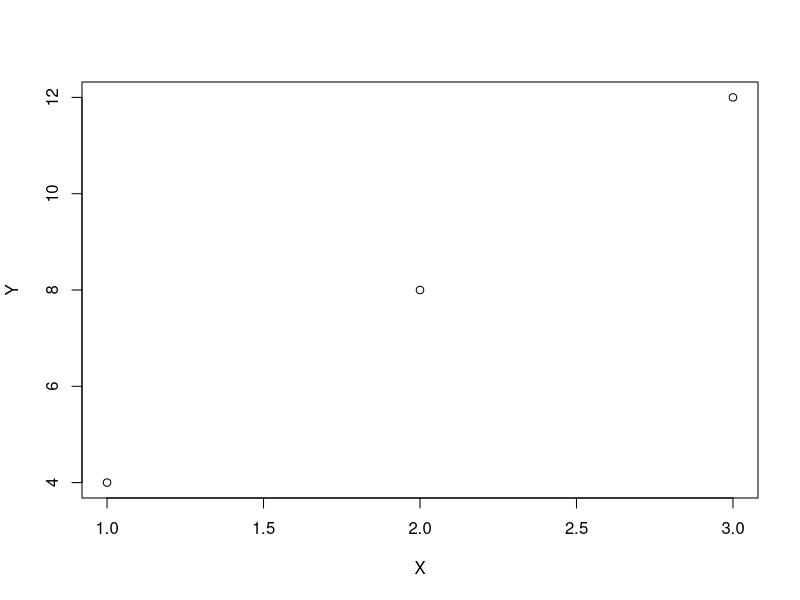

The R source for this figure: (Note: this script raises an error after producing the figure.)
# R basics (similar to matlab for lecture 2)
# seis763-02, Spring 2017
# by josh janzen
# there is more than 1 way to do these operations (and I'm not saying this is the best way)

# assign variables
a <- 5
b <- 3

# addition
a + b

# infinity
c = Inf

# 3x4 matrix of ones
matrix(c(1),nrow=3,ncol=4)

# numeric vector
vector(mode="numeric", length=3)

# matrix 1-6 (filled by column)
matrix(1:6, nrow=2)

# matrix 1-6 (filled by row)
matrix(1:6, nrow=2, ncol=3, byrow=T)

# stacking 1s on top of matrix
s <- matrix(1:6, nrow=2, ncol=3, byrow=TRUE)
st <- rbind(c(1,1,1),s)
st

# stacking 7-9 on bottom of matrix
stu <- rbind(st,(7:9))
stu

# 2nd and 3rd rows, 1st and 2nd columns
stu[2:3,1:2]

# 3rd and 4th rows, 2nd and 3rd columns
stu[3:4,2:3]

# get last two rows and last two columns
stu[(nrow(stu)-1):nrow(stu),(ncol(stu)-1):ncol(stu)]

# element 3 down and 2 over 
stu[3,2]

# setting 3rd row as NA
stu[3,] <- NA
stu

# empty matrix
data <- data.frame()

# create 2 x 3 matrix, filled by specified vector
z <- matrix(c(1,1,1,2,3,4), nrow=2, byrow=T)

# dimensions of matrix
dim(z)

# transpose matrix
(t(z))

# multiples variable 5 by matrix
a * z

# 3 columns 10 rows from normal dist
replicate(3, rnorm(10)) 

# for loop example 1
for (year in c(2010,2011,2012,2013,2014,2015)){
  print(paste("The year is", year))
}

# for loop example 2
years <- c(2010,2011,2012,2013,2014,2015)
for (year in 1:length(years)){
  print(paste("The year is", years[year]))
}

# matrix mutiplication
theta <- matrix(c(0,4), ncol=1)
X <- matrix(c(1,1,1,1,2,3), ncol=3, nrow=2, byrow=T)
t(theta) %*% X

# matrix mutiplication slide 6 from Linear Regression
theta <- matrix(c(0,4), ncol=1)
X <- matrix(c(1,1,1,1,2,3), ncol=3, nrow=2, byrow=T)
t(theta) %*% X

# example linear regression
X <- c(1,2,3)
Y <- c(4,8,12)

reg_model = lm(Y ~ X)
reg_model
summary(reg_model)
plot(X,Y)

# example linear regression
X1 <- c(1,2,3)
Y <- c(5,8,10)
X2 <- X1^2 + c(10,10,10)

df_model <- as.data.frame(cbind(X1,X2,Y))
df_model 
class(df_model)
reg_model <- lm(Y ~ X1 + X2, data=df_model)
reg_model
summary(reg_model)
plot(X_new,Y)
plot(X,Y)
predictions <- predict(reg_model, newdata=c(4,5), interval="predict")
predictions

summary(reg_model)$coefficients[,1]

# exp linear regression polynomial
poly_model <- lm(Y ~ poly(X,2))
summary(poly_model)


## Predictions
x <- rnorm(15)
x
y <- x + rnorm(15)
y
predict(lm(y ~ x))
summary(lm(y~x))
new <- data.frame(x = seq(-3, 3, 0.5))
new
predict(lm(y ~ x), new, se.fit = TRUE)
